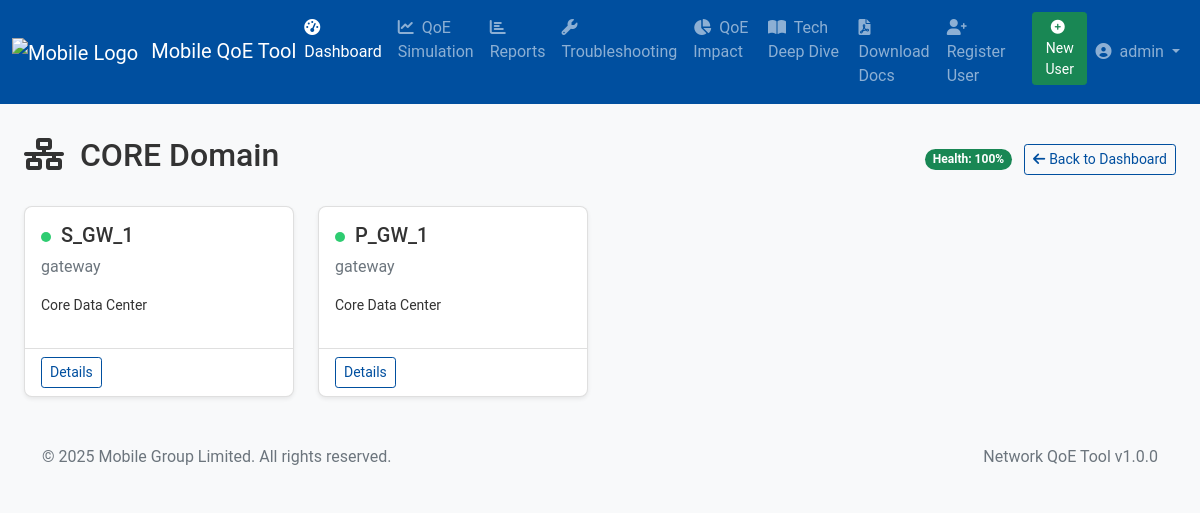
The page /dashboard/domain/core (signed in) on the database its author committed.
### app/models/user.py (models this page shows, shortened)
class User(UserMixin, db.Model):
    __tablename__ = 'users'
    id = db.Column(db.Integer, primary_key=True)
    username = db.Column(db.String(50), unique=True, nullable=False, index=True)
    email = db.Column(db.String(100), unique=True, nullable=False, index=True)
    password_hash = db.Column(db.String(255), nullable=False)
    role = db.Column(db.String(20), default='viewer')
    is_active = db.Column(db.Boolean, default=True)
    created_at = db.Column(db.DateTime, default=datetime.utcnow)
    last_login = db.Column(db.DateTime)
    def has_role(self, role):
        return self.role == role or self.role == 'admin'

### app/models/network.py (models this page shows, shortened)
class NetworkElement(db.Model):
    __tablename__ = 'network_elements'
    id = db.Column(db.Integer, primary_key=True)
    element_name = db.Column(db.String(100), nullable=False, unique=True)
    element_type = db.Column(db.String(50), nullable=False)
    domain = db.Column(db.String(50), nullable=False)
    subdomain = db.Column(db.String(50), nullable=True)
    protocol_layer = db.Column(db.String(50))
    location = db.Column(db.String(200))
    status = db.Column(db.String(20), default='active')
    created_at = db.Column(db.DateTime, default=datetime.utcnow)
    kpi_measurements = db.relationship('KPIMeasurement', backref='element', lazy='dynamic')

### app/views/dashboard.py (the view)
@dashboard_bp.route('/domain/<domain>')
@login_required
def domain_view(domain):
    valid_domains = ['ran', 'transport', 'core', 'internet', 'e2e']
    if domain not in valid_domains:
        return redirect(url_for('dashboard.index'))
    elements = NetworkElement.query.filter_by(domain=domain).all()
    subdomains = []
    if domain == 'transport':
        subdomains = NetworkSubdomain.query.filter_by(parent_domain=domain).all()
    kpi_defs = KPIDefinition.query.filter_by(domain=domain).all()
    active_count = NetworkElement.query.filter_by(domain=domain, status='active').count()
    total_count = NetworkElement.query.filter_by(domain=domain).count()
    domain_health = int((active_count / total_count * 100) if total_count > 0 else 0)
    return render_template(
        'dashboard/domain.html',
        title=f'{domain.upper()} Domain',
        subdomains=subdomains,
        domain=domain,
        elements=elements,
        kpi_defs=kpi_defs,
        domain_health=domain_health
    )

### app/context_processors.py (called while the page is built)
def inject_current_year():
    return {
        'current_year': datetime.datetime.now().year,
        'now': datetime.datetime.now
    }

### app/templates/dashboard/domain.html (shortened to what this page needs)
{% extends 'base.html' %}
{% block content %}
<div class="container-fluid">
    <div class="d-flex justify-content-between align-items-center mb-4">
        <h2>
            <i class="fas fa-network-wired me-2"></i>
            {{ domain|upper }} Domain
        </h2>
        <div>
            <span class="badge rounded-pill bg-{{ 'success' if domain_health > 80 else 'warning' if domain_health > 60 else 'danger' }} me-2">
                Health: {{ domain_health }}%
            </span>
            <a href="{{ url_for('dashboard.index') }}" class="btn btn-sm btn-outline-primary">
                <i class="fas fa-arrow-left me-1"></i>Back to Dashboard
            </a>
        </div>
    </div>
    {% if domain != 'transport' or elements|selectattr('subdomain', 'none')|list %}
    <div class="row">
        {% for element in elements if domain != 'transport' or not element.subdomain %}
            <div class="col-md-4 col-lg-3 mb-3">
                <div class="card element-card h-100">
                    <div class="card-body">
                        <h5 class="card-title">
                            <span class="status-indicator status-{{ element.status }}"></span>
                            {{ element.element_name }}
                        </h5>
                        <p class="card-text text-muted">{{ element.element_type }}</p>
                        <p class="card-text small">{{ element.location or 'Location not specified' }}</p>
                    </div>
                    <div class="card-footer bg-transparent">
                        <a href="#" class="btn btn-sm btn-outline-primary">Details</a>
                    </div>
                </div>
            </div>
        {% else %}
            <div class="col-12">
                <p>No elements in this domain yet.</p>
            </div>
        {% endfor %}
    </div>
    {% endif %}
</div>
{% endblock %}

### app/templates/base.html (shortened to what this page needs)
<!DOCTYPE html>
<html lang="en">
<head>
    <link href="https://cdn.jsdelivr.net/npm/bootstrap@5.1.3/dist/css/bootstrap.min.css" rel="stylesheet">
    <link rel="stylesheet" href="https://cdnjs.cloudflare.com/ajax/libs/font-awesome/6.0.0-beta3/css/all.min.css">
    <link rel="stylesheet" href="https://cdn.jsdelivr.net/npm/chart.js@3.7.0/dist/chart.min.css">
    <link rel="stylesheet" href="{{ url_for('static', filename='css/style.css') }}">
    <link rel="stylesheet" href="{{ url_for('static', filename='css/custom.css') }}">
</head>
<body>
    <nav class="navbar navbar-expand-lg navbar-dark bg-primary">
        <div class="container-fluid">
            <a class="navbar-brand" href="{{ url_for('dashboard.index') }}">
                <img src="{{ url_for('static', filename='img/mobile_logo.png') }}" alt="Mobile Logo" height="30" class="me-2">
                Mobile QoE Tool
            </a>
            <div class="collapse navbar-collapse" id="navbarNav">
                <ul class="navbar-nav">
                    {% if current_user.is_authenticated %}
                        <li class="nav-item">
                            <a class="nav-link {% if request.endpoint and request.endpoint.startswith('dashboard.') %}active{% endif %}" href="{{ url_for('dashboard.index') }}">
                                <i class="fas fa-tachometer-alt me-1"></i> Dashboard
                            </a>
                        </li>
                        <li class="nav-item">
                            <a class="nav-link {% if request.endpoint and request.endpoint.startswith('simulation.') %}active{% endif %}" href="{{ url_for('simulation.index') }}">
                                <i class="fas fa-chart-line me-1"></i> QoE Simulation
                            </a>
                        </li>
                        <li class="nav-item">
                            <a class="nav-link {% if request.endpoint and request.endpoint.startswith('reports.') %}active{% endif %}" href="{{ url_for('reports.index') }}">
                                <i class="fas fa-chart-bar me-1"></i> Reports
                            </a>
                        </li>
                        <li class="nav-item">
                            <a class="nav-link {% if request.endpoint and request.endpoint.startswith('troubleshooting.') %}active{% endif %}" href="{{ url_for('troubleshooting.index') }}">
                                <i class="fas fa-wrench me-1"></i> Troubleshooting
                            </a>
                        </li>
                        <li class="nav-item">
                            <a class="nav-link {% if request.endpoint and request.endpoint.startswith('qoe_impact.') %}active{% endif %}" href="{{ url_for('qoe_impact.qoe_impact_dashboard') }}">
                                <i class="fas fa-chart-pie me-1"></i> QoE Impact
                            </a>
                        </li>
                        <li class="nav-item">
                            <a class="nav-link {% if request.endpoint and request.endpoint.startswith('technical_deep_dive.') %}active{% endif %}" href="{{ url_for('technical_deep_dive.technical_deep_dive') }}">
                                <i class="fas fa-book-open me-1"></i> Tech Deep Dive
                            </a>
                        </li>
                        <li class="nav-item">
                            <a class="nav-link" href="{{ url_for('docs.download_docs') }}">
                                <i class="fas fa-file-pdf me-1"></i> Download Docs
                            </a>
                        </li>
                        {% if current_user.has_role('admin') %}
                            <li class="nav-item">
                                <a class="nav-link" href="{{ url_for('auth.register') }}" onclick="console.log('Register link clicked')">
                                    <i class="fas fa-user-plus me-1"></i> Register User
                                </a>
                            </li>
                            <li class="nav-item">
                                <a class="btn btn-success btn-sm mt-1" href="/auth/register" style="margin-left: 10px;">
                                    <i class="fas fa-plus-circle me-1"></i> New User
                                </a>
                            </li>
                        {% endif %}
                    {% endif %}
                </ul>
                <ul class="navbar-nav ms-auto">
                    {% if current_user.is_authenticated %}
                        <li class="nav-item dropdown">
                            <a class="nav-link dropdown-toggle" href="#" id="userDropdown" role="button" data-bs-toggle="dropdown">
                                <i class="fas fa-user-circle me-1"></i> {{ current_user.username }}
                            </a>
                        </li>
                    {% else %}
                        <li class="nav-item">
                            <a class="nav-link" href="{{ url_for('auth.login') }}">Login</a>
                        </li>
                    {% endif %}
                </ul>
            </div>
        </div>
    </nav>
    <div class="container-fluid py-3">
        {% block content %}{% endblock %}
    </div>
    <footer class="footer mt-auto py-3 bg-light">
        <div class="container">
            <div class="row">
                <div class="col-md-6">
                    <span class="text-muted">&copy; {{ current_year }} Mobile Group Limited. All rights reserved.</span>
                </div>
                <div class="col-md-6 text-end">
                    <span class="text-muted">Network QoE Tool v1.0.0</span>
                </div>
            </div>
        </div>
    </footer>
</body>
</html>

### app/static/css/style.css (style rules this page uses)
:root { --mobile-yellow: #ffcb05; --mobile-blue: #004f9f; --mobile-light-blue: #0072ce; --mobile-dark-blue: #00335b; --ran-color: #3498db; --transport-color: #2ecc71; --core-color: #9b59b6; --internet-color: #e67e22; }
body { font-family: 'Roboto', 'Segoe UI', sans-serif; background-color: #f8f9fa; color: #333; }
.navbar-dark.bg-primary { background-color: var(--mobile-blue) !important; }
.btn-outline-primary { color: var(--mobile-blue); border-color: var(--mobile-blue); }
.bg-primary { background-color: var(--mobile-blue) !important; }
.card { border-radius: 0.5rem; box-shadow: 0 0.125rem 0.25rem rgba(0, 0, 0, 0.075); margin-bottom: 1rem; }
.status-indicator { width: 12px; height: 12px; border-radius: 50%; display: inline-block; margin-right: 5px; }

### app/templates/dashboard/domain.html (style rules this page uses)
.element-card { transition: transform 0.2s; }
.status-indicator { width: 10px; height: 10px; border-radius: 50%; display: inline-block; margin-right: 5px; }
.status-active { background-color: #2ecc71; }

### rows shown on the page
User: username "admin"
NetworkElement: element_name "S_GW_1", element_type "gateway", location "Core Data Center"
NetworkElement: element_name "P_GW_1", element_type "gateway", location "Core Data Center"

### other values the page prints
{{ domain|upper }} "CORE"
{{ domain_health }} "100"
